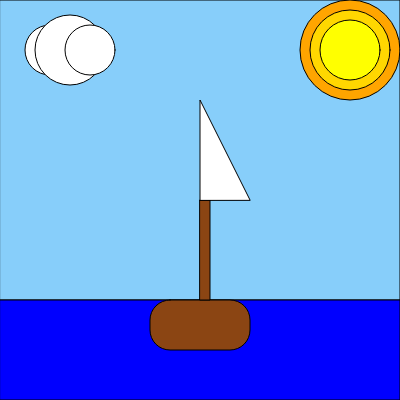
Frame 1 (no input)
Frame 60 (no input): identical to frame 1, image omitted
Frame 120 (the mouse pressed at the canvas centre since frame 60): identical to frame 1, image omitted

The p5.js sketch that drew this single still picture (run headless with seeded random() and noise() and a simulated clock; from frame 60 on, the mouse is pressed at the canvas centre):

// p5.js sketch
// ── sketch.js
/* draw a brown wooden boat with a white sail on top of a blue ocean
   - the sky is light blue with one white cloud
   - the cloud has three different sized circles that overlap each other
   - the sun is a yellow circle inside a yellow-orange circle inside an orange circle in the top right corner of the canvas
   - the sail is a large white triangle connected to the top of the dark brown mast down to the tip of the boat 
   - the boat is curved at the bottom and has a dark brown rectangle for the body
*/

function setup() { 
  createCanvas(400, 400);
}

function draw() {
  background(220);
  //sky
  fill(135, 206, 250);
  rect(0, 0, 400, 300);
  
  //cloud
  fill(255);
  ellipse(50, 50, 50, 50);
  ellipse(70, 50, 70, 70);
  ellipse(90, 50, 50, 50);
  
  //sun
  fill(255, 165, 0);
  ellipse(350, 50, 100, 100);
  fill(255, 215, 0);
  ellipse(350, 50, 80, 80);
  fill(255, 255, 0);
  ellipse(350, 50, 60, 60);
  
  //ocean
  fill(0, 0, 255);
  rect(0, 300, 400, 100);
  
  //boat
  fill(139, 69, 19);
  rect(150, 300, 100, 50, 20);
  
  //mast
  fill(139, 69, 19);
  rect(200, 200, 10, 100);
  
  //sail
  fill(255);
  triangle(200, 200, 200, 100, 250, 200);
}
